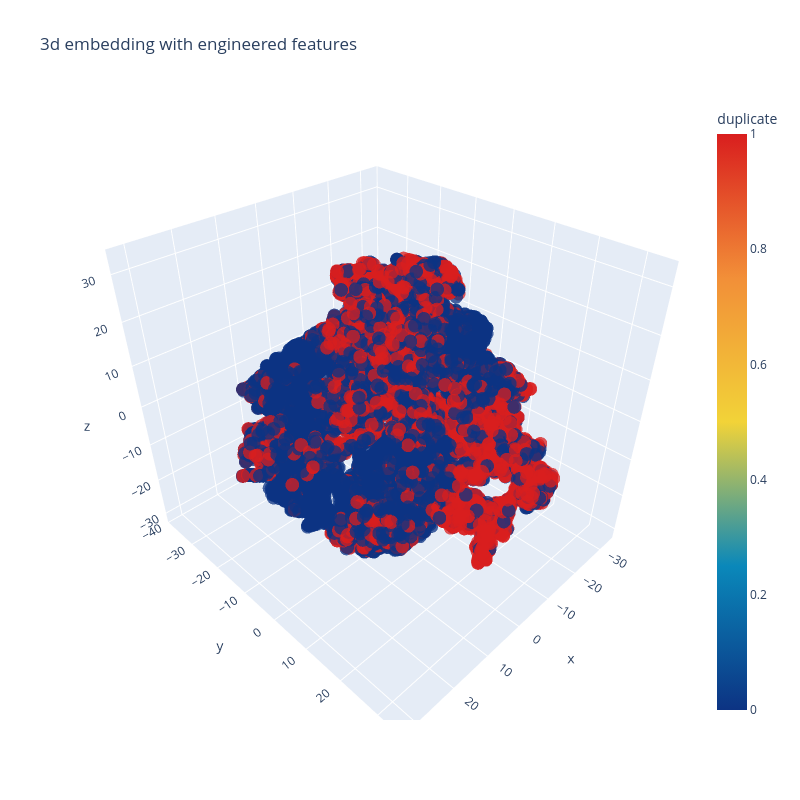

Source (notebook cell):
### Code cell
#!pip install plotly
import plotly.graph_objs as go
import plotly.tools as tls
import plotly.offline as py
py.init_notebook_mode(connected=True)

trace1 = go.Scatter3d(
    x=tsne3d[:,0],
    y=tsne3d[:,1],
    z=tsne3d[:,2],
    mode='markers',
    marker=dict(
        sizemode='diameter',
        color = y,
        colorscale = 'Portland',
        colorbar = dict(title = 'duplicate'),
        line=dict(color='rgb(255, 255, 255)'),
        opacity=0.75
    )
)

data=[trace1]
layout=dict(height=800, width=800, title='3d embedding with engineered features')
fig=dict(data=data, layout=layout)
py.iplot(fig, filename='3DBubble')

### Figure 1 — Plotly figure (JSON) as saved in the notebook; plotly's stock layout.template omitted (floating-point values rounded to 4 significant figures; data arrays with more than 128 entries replaced by an {"elided": "..."} marker saying what was removed)
{"data": [{"marker": {"color": {"elided": "30000 int values"}, "colorbar": {"title": {"text": "duplicate"}}, "colorscale": [[0, "rgb(12,51,131)"], [0.25, "rgb(10,136,186)"], [0.5, "rgb(242,211,56)"], [0.75, "rgb(242,143,56)"], [1, "rgb(217,30,30)"]], "line": {"color": "rgb(255, 255, 255)"}, "opacity": 0.75, "sizemode": "diameter"}, "mode": "markers", "type": "scatter3d", "x": {"elided": "30000 float values"}, "y": {"elided": "30000 float values"}, "z": {"elided": "30000 float values"}}], "layout": {"height": 800, "title": {"text": "3d embedding with engineered features"}, "width": 800}}
